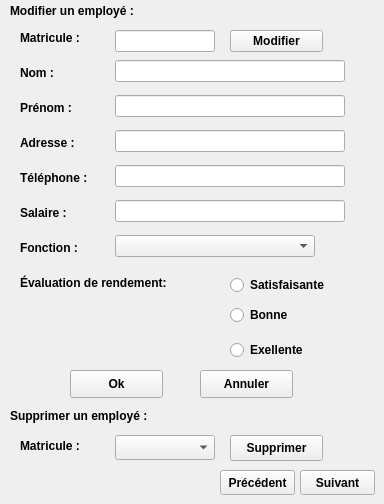
      <widget class="QWidget" name="page_modifier">
       <widget class="QLabel" name="label_modif_emp">
        <property name="geometry">
         <rect>
          <x>10</x>
          <y>-10</y>
          <width>341</width>
          <height>41</height>
         </rect>
        </property>
        <property name="font">
         <font>
          <pointsize>9</pointsize>
          <weight>75</weight>
          <bold>true</bold>
         </font>
        </property>
        <property name="text">
         <string>Modifier un employé :</string>
        </property>
        <property name="margin">
         <number>0</number>
        </property>
       </widget>
       <widget class="QLabel" name="label_nom_emp2">
        <property name="geometry">
         <rect>
          <x>20</x>
          <y>65</y>
          <width>56</width>
          <height>16</height>
         </rect>
        </property>
        <property name="font">
         <font>
          <pointsize>9</pointsize>
          <weight>75</weight>
          <bold>true</bold>
         </font>
        </property>
        <property name="text">
         <string>Nom :</string>
        </property>
       </widget>
       <widget class="QLabel" name="label_prenom_emp2">
        <property name="geometry">
         <rect>
          <x>20</x>
          <y>100</y>
          <width>71</width>
          <height>16</height>
         </rect>
        </property>
        <property name="font">
         <font>
          <pointsize>9</pointsize>
          <weight>75</weight>
          <bold>true</bold>
         </font>
        </property>
        <property name="text">
         <string>Prénom :</string>
        </property>
       </widget>
       <widget class="QLabel" name="label_tel_emp2">
        <property name="geometry">
         <rect>
          <x>20</x>
          <y>170</y>
          <width>101</width>
          <height>16</height>
         </rect>
        </property>
        <property name="font">
         <font>
          <pointsize>9</pointsize>
          <weight>75</weight>
          <bold>true</bold>
         </font>
        </property>
        <property name="text">
         <string>Téléphone :</string>
        </property>
       </widget>
       <widget class="QLabel" name="label_adresse_emp2">
        <property name="geometry">
         <rect>
          <x>20</x>
          <y>135</y>
          <width>71</width>
          <height>16</height>
         </rect>
        </property>
        <property name="font">
         <font>
          <pointsize>9</pointsize>
          <weight>75</weight>
          <bold>true</bold>
         </font>
        </property>
        <property name="text">
         <string>Adresse :</string>
        </property>
       </widget>
       <widget class="QLabel" name="label_salaire_emp2">
        <property name="geometry">
         <rect>
          <x>20</x>
          <y>205</y>
          <width>81</width>
          <height>16</height>
         </rect>
        </property>
        <property name="font">
         <font>
          <pointsize>9</pointsize>
          <weight>75</weight>
          <bold>true</bold>
         </font>
        </property>
        <property name="text">
         <string>Salaire :</string>
        </property>
       </widget>
       <widget class="QLabel" name="label_fonc_emp2">
        <property name="geometry">
         <rect>
          <x>20</x>
          <y>240</y>
          <width>81</width>
          <height>16</height>
         </rect>
        </property>
        <property name="font">
         <font>
          <pointsize>9</pointsize>
          <weight>75</weight>
          <bold>true</bold>
         </font>
        </property>
        <property name="text">
         <string>Fonction :</string>
        </property>
       </widget>
       <widget class="QLabel" name="label_ev_emp_2">
        <property name="geometry">
         <rect>
          <x>20</x>
          <y>275</y>
          <width>201</width>
          <height>16</height>
         </rect>
        </property>
        <property name="font">
         <font>
          <pointsize>9</pointsize>
          <weight>75</weight>
          <bold>true</bold>
         </font>
        </property>
        <property name="text">
         <string>Évaluation de rendement:</string>
        </property>
       </widget>
       <widget class="QLineEdit" name="lineEdit_nom_2_emp">
        <property name="geometry">
         <rect>
          <x>115</x>
          <y>60</y>
          <width>230</width>
          <height>22</height>
         </rect>
        </property>
       </widget>
       <widget class="QLineEdit" name="lineEdit_prenom_2_emp">
        <property name="geometry">
         <rect>
          <x>115</x>
          <y>95</y>
          <width>230</width>
          <height>22</height>
         </rect>
        </property>
       </widget>
       <widget class="QLineEdit" name="lineEdit_adresse_2_emp">
        <property name="geometry">
         <rect>
          <x>115</x>
          <y>130</y>
          <width>230</width>
          <height>22</height>
         </rect>
        </property>
       </widget>
       <widget class="QLineEdit" name="lineEdit_tel_2_emp">
        <property name="geometry">
         <rect>
          <x>115</x>
          <y>165</y>
          <width>230</width>
          <height>22</height>
         </rect>
        </property>
       </widget>
       <widget class="QLineEdit" name="lineEdit_salaire_2_emp">
        <property name="geometry">
         <rect>
          <x>115</x>
          <y>200</y>
          <width>230</width>
          <height>22</height>
         </rect>
        </property>
       </widget>
       <widget class="QRadioButton" name="radio1_ev_2">
        <property name="geometry">
         <rect>
          <x>230</x>
          <y>275</y>
          <width>121</width>
          <height>20</height>
         </rect>
        </property>
        <property name="font">
         <font>
          <weight>75</weight>
          <bold>true</bold>
         </font>
        </property>
        <property name="text">
         <string>Satisfaisante</string>
        </property>
       </widget>
       <widget class="QRadioButton" name="radio2_ev_2">
        <property name="geometry">
         <rect>
          <x>230</x>
          <y>305</y>
          <width>97</width>
          <height>20</height>
         </rect>
        </property>
        <property name="font">
         <font>
          <weight>75</weight>
          <bold>true</bold>
         </font>
        </property>
        <property name="text">
         <string>Bonne</string>
        </property>
       </widget>
       <widget class="QRadioButton" name="radio3_ev_2">
        <property name="geometry">
         <rect>
          <x>230</x>
          <y>340</y>
          <width>97</width>
          <height>20</height>
         </rect>
        </property>
        <property name="font">
         <font>
          <weight>75</weight>
          <bold>true</bold>
         </font>
        </property>
        <property name="text">
         <string>Exellente</string>
        </property>
       </widget>
       <widget class="QPushButton" name="bouton_modifier_emp">
        <property name="geometry">
         <rect>
          <x>70</x>
          <y>370</y>
          <width>93</width>
          <height>28</height>
         </rect>
        </property>
        <property name="font">
         <font>
          <weight>75</weight>
          <bold>true</bold>
         </font>
        </property>
        <property name="text">
         <string>Ok</string>
        </property>
       </widget>
       <widget class="QPushButton" name="bouton_annuler_mdf">
        <property name="geometry">
         <rect>
          <x>200</x>
          <y>370</y>
          <width>93</width>
          <height>28</height>
         </rect>
        </property>
        <property name="font">
         <font>
          <weight>75</weight>
          <bold>true</bold>
         </font>
        </property>
        <property name="text">
         <string>Annuler</string>
        </property>
       </widget>
       <widget class="QComboBox" name="comboBox_modifier_employe">
        <property name="geometry">
         <rect>
          <x>115</x>
          <y>235</y>
          <width>200</width>
          <height>22</height>
         </rect>
        </property>
       </widget>
       <widget class="QLabel" name="label_supp_emp">
        <property name="geometry">
         <rect>
          <x>10</x>
          <y>395</y>
          <width>191</width>
          <height>41</height>
         </rect>
        </property>
        <property name="font">
         <font>
          <pointsize>9</pointsize>
          <weight>75</weight>
          <bold>true</bold>
         </font>
        </property>
        <property name="text">
         <string>Supprimer un employé :</string>
        </property>
        <property name="margin">
         <number>0</number>
        </property>
       </widget>
       <widget class="QLabel" name="label_mat_supp_emp">
        <property name="geometry">
         <rect>
          <x>20</x>
          <y>435</y>
          <width>91</width>
          <height>21</height>
         </rect>
        </property>
        <property name="font">
         <font>
          <pointsize>9</pointsize>
          <weight>75</weight>
          <bold>true</bold>
         </font>
        </property>
        <property name="text">
         <string>Matricule :</string>
        </property>
       </widget>
       <widget class="QPushButton" name="bouton_supprimer_emp">
        <property name="geometry">
         <rect>
          <x>230</x>
          <y>435</y>
          <width>93</width>
          <height>26</height>
         </rect>
        </property>
        <property name="font">
         <font>
          <weight>75</weight>
          <bold>true</bold>
         </font>
        </property>
        <property name="text">
         <string>Supprimer</string>
        </property>
       </widget>
       <widget class="QPushButton" name="bouton_page1_emp">
        <property name="geometry">
         <rect>
          <x>220</x>
          <y>470</y>
          <width>75</width>
          <height>25</height>
         </rect>
        </property>
        <property name="font">
         <font>
          <weight>75</weight>
          <bold>true</bold>
         </font>
        </property>
        <property name="text">
         <string>Précédent</string>
        </property>
       </widget>
       <widget class="QLabel" name="labelmodif_matricule">
        <property name="geometry">
         <rect>
          <x>20</x>
          <y>30</y>
          <width>91</width>
          <height>16</height>
         </rect>
        </property>
        <property name="font">
         <font>
          <pointsize>9</pointsize>
          <weight>75</weight>
          <bold>true</bold>
         </font>
        </property>
        <property name="text">
         <string>Matricule :</string>
        </property>
       </widget>
       <widget class="QLineEdit" name="lineEdit_mat_modif">
        <property name="geometry">
         <rect>
          <x>115</x>
          <y>30</y>
          <width>100</width>
          <height>22</height>
         </rect>
        </property>
       </widget>
       <widget class="QPushButton" name="bouton_mat_modifier">
        <property name="geometry">
         <rect>
          <x>230</x>
          <y>30</y>
          <width>93</width>
          <height>22</height>
         </rect>
        </property>
        <property name="font">
         <font>
          <weight>75</weight>
          <bold>true</bold>
         </font>
        </property>
        <property name="text">
         <string>Modifier</string>
        </property>
       </widget>
       <widget class="QComboBox" name="comboBox_supression_emp">
        <property name="geometry">
         <rect>
          <x>115</x>
          <y>435</y>
          <width>100</width>
          <height>25</height>
         </rect>
        </property>
       </widget>
       <widget class="QPushButton" name="boutonpg_2_vers_3_emp">
        <property name="geometry">
         <rect>
          <x>300</x>
          <y>470</y>
          <width>75</width>
          <height>25</height>
         </rect>
        </property>
        <property name="font">
         <font>
          <weight>75</weight>
          <bold>true</bold>
         </font>
        </property>
        <property name="text">
         <string>Suivant</string>
        </property>
       </widget>
      </widget>
